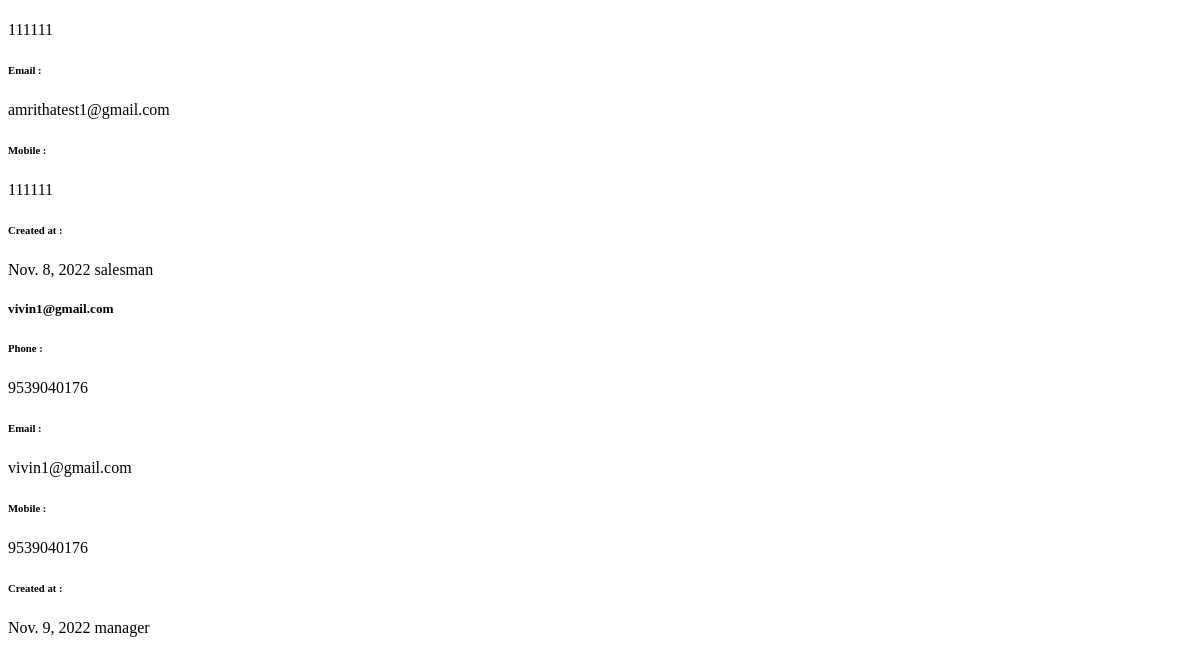
Page /next_page_action_url_user (lower part) on the earlier database version.
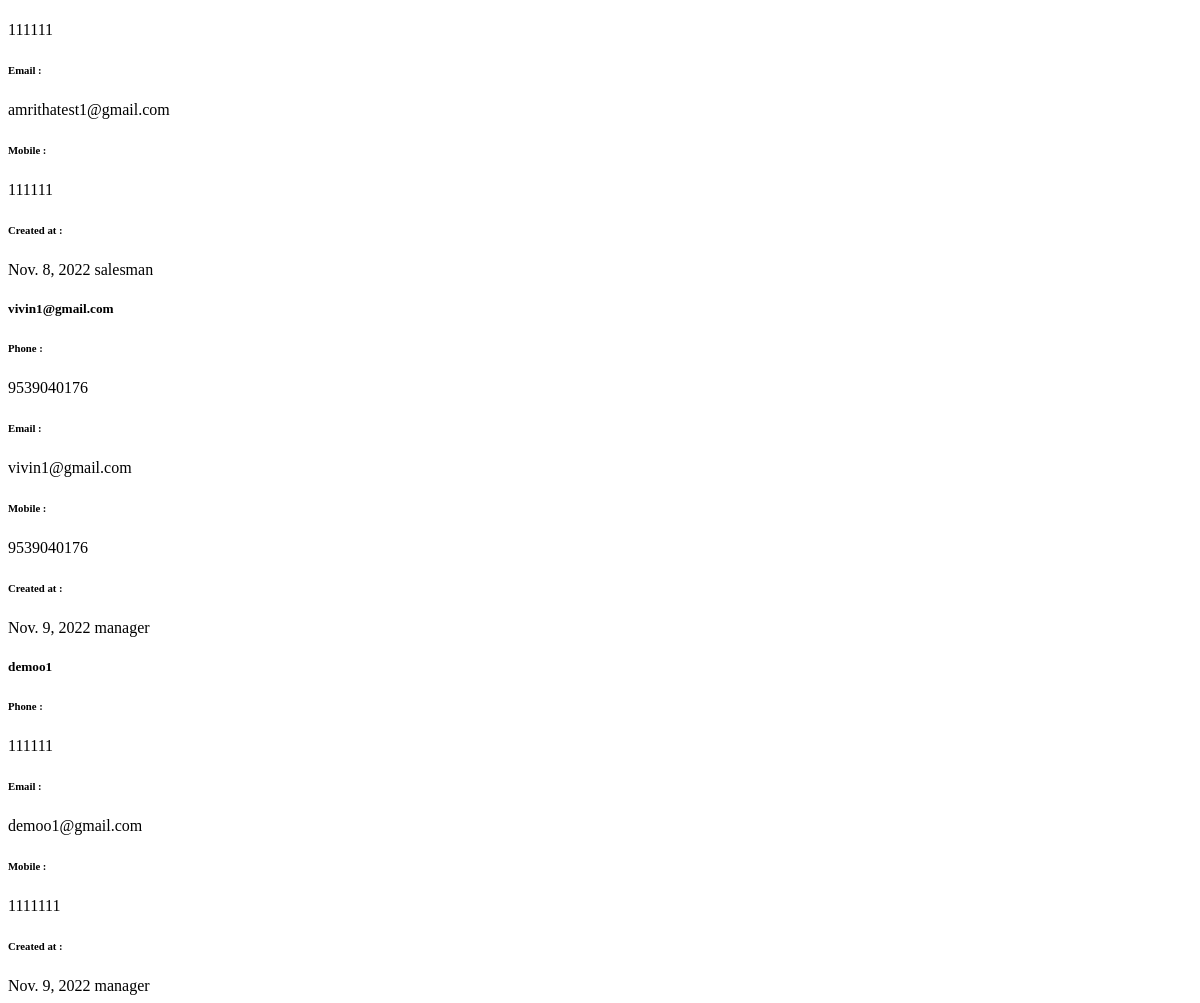
Same page on the later database version.
### super_admin/models.py (models this page shows)
class common(models.Model):  # COMM0N
    dt = models.DateField(auto_now=True)
    tm = models.TimeField(auto_now=True)
    updated = models.DateTimeField(default=timezone.now)
    status = models.CharField(max_length=255, null=True)
    class Meta:
        abstract = True

class user_Details(common):
    auth_user = models.ForeignKey(User,on_delete=models.CASCADE,related_name="auth_user_login_id", null=True)
    name = models.CharField(max_length=255,null=True)
    phone = models.CharField(max_length=255,null=True)
    email = models.EmailField(null=True)
    mobile = models.CharField(max_length=255,null=True)
    emp_id = models.CharField(max_length=255,null=True)
    address1 = models.CharField(max_length=255,null=True)
    address2 = models.CharField(max_length=255,null=True)
    city = models.CharField(max_length=255,null=True)
    state = models.CharField(max_length=255,null=True)
    country = models.CharField(max_length=255,null=True)
    zip = models.CharField(max_length=255,null=True)
    password_geration_type = models.CharField(max_length=255,choices=password_generate_option,null=True)
    user_type = models.CharField(max_length=255,choices=login_user_type,null=True)
    atatchment = models.FileField(upload_to="user_image",null=True)
    created_by = models.ForeignKey(User,on_delete=models.CASCADE,related_name="added_by_user_id", null=True)
    plot_list_view = models.CharField(max_length=255,null=True)
    price_visibility = models.IntegerField(null=True,default=1)
    property_access =  models.CharField(max_length=255,choices=property_access_option,null=True)
    manager_nav_ploat_permission = models.IntegerField(default=0)
    manager_nav_user_permission = models.IntegerField(default=0)
    manager_nav_plot_edit_permission = models.IntegerField(default=0)

### super_admin/views.py (the view)
# urls.py: path('next_page_action_url_user', views.next_page_action_url_user, name="next_page_action_url_user"),
def next_page_action_url_user(request):
    page_number = request.GET.get("page")
    data = user_Details.objects.all()
    data_paginator = Paginator(data, 10)
    try:
        page_obj = data_paginator.get_page(page_number)
    except PageNotAnInteger:
        page_obj = data_paginator.page(1)
    context = {
        "data": data,
        'page_obj': page_obj
    }
    return render(request, 'super_admin/demo_result_user.html', context)

### super_admin/templates/super_admin/demo_result_user.html (shortened to what this page needs)
<div class="tab-pane active" id="home1" role="tabpanel">
    <div class="tab-content">
        <div class="tab-pane" id="pro" role="tabpanel">
                        <div class='app'>
                            <main class='project1'>
                                <div class='project-tasks1 mb-1'>
                                {% for i in data %}
                                    <div class='project-column'>
                                        <div class="customer-bx">
                                            <div class="customer-content">
                                                <h5>{{i.name}}</h5>
                                                <span class="d-flex"><h6>Phone : </h6> {{i.phone}}</span>
                                                <span class="d-flex"><h6>Email : </h6> {{i.email}}</span>
                                                <span class="d-flex"><h6>Mobile : </h6> {{i.mobile}}</span>
                                                <span class="d-flex"><h6>Created at : </h6> {{i.dt}}</span>
                                                {% if i.user_type == "salesman" %}
                                                    <span class="badge badge-success text-uppercase">{{i.user_type}}</span>
                                                {% else %}
                                                    <span class="badge badge-info text-uppercase">{{i.user_type}}</span>
                                                {% endif %}
                                            </div>
                                        </div>
                                    </div>
                                {% endfor %}
                                </div>
                            </main>
                        </div>
                    </div>
    </div>
</div>

Differences in the rows shown:
added user_Details: name "demoo1", phone "111111", email "demoo1@gmail.com", mobile "1111111", dt "Nov. 9, 2022", user_type "manager"
